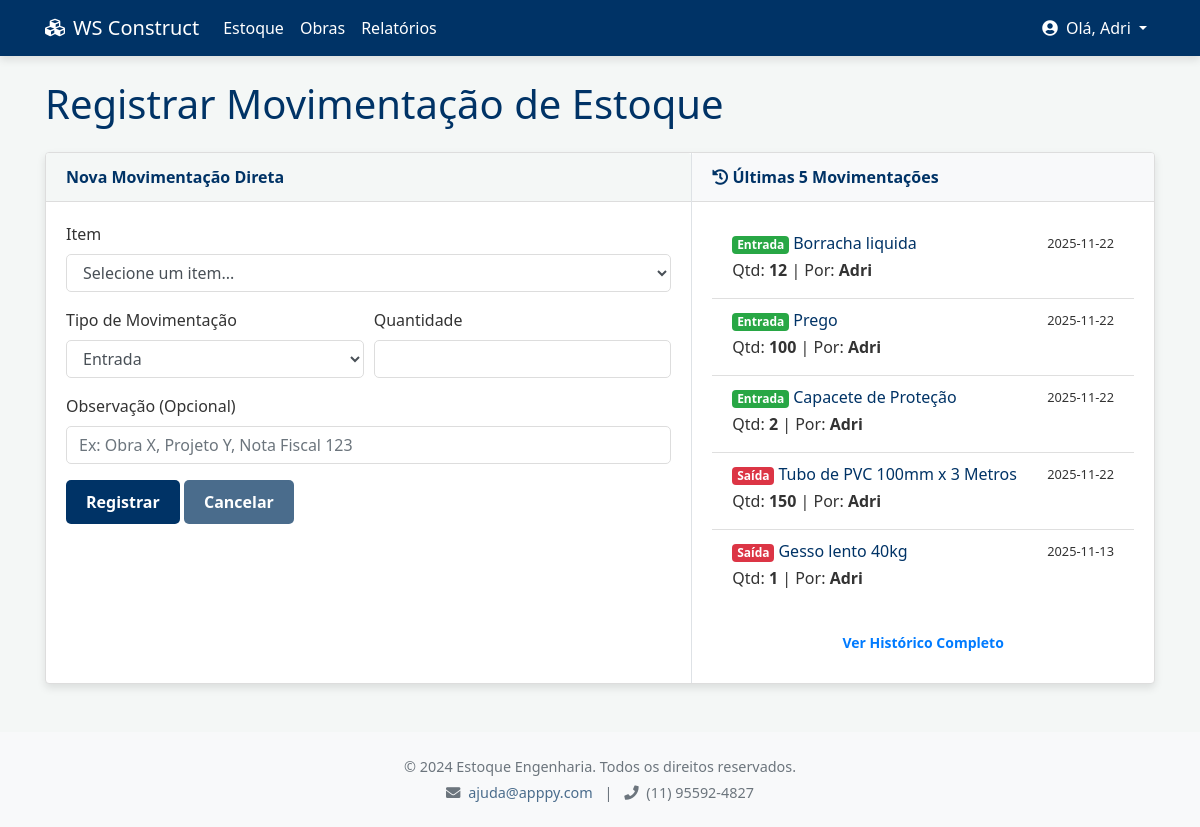
Screenshot of /movimentacao (signed in) with the database file from the repository.
### tables this page shows
CREATE TABLE usuarios (
        id INTEGER PRIMARY KEY AUTOINCREMENT,
        username TEXT UNIQUE NOT NULL,
        password_hash TEXT NOT NULL,
        role TEXT NOT NULL CHECK(role IN ('administracao', 'engenheiro', 'encarregado', 'comercial'))
    );

CREATE TABLE movimentacoes (
        id INTEGER PRIMARY KEY AUTOINCREMENT,
        item_id INTEGER NOT NULL,
        tipo TEXT NOT NULL CHECK(tipo IN ('entrada', 'saida', 'compra')),
        quantidade INTEGER NOT NULL,
        data DATETIME DEFAULT CURRENT_TIMESTAMP,
        usuario_id INTEGER,
        observacao TEXT,
        FOREIGN KEY (item_id) REFERENCES itens_estoque (id),
        FOREIGN KEY (usuario_id) REFERENCES usuarios (id)
    );

CREATE TABLE itens_estoque (
        id INTEGER PRIMARY KEY AUTOINCREMENT,
        nome TEXT UNIQUE NOT NULL,
        descricao_id INTEGER,
        quantidade INTEGER NOT NULL DEFAULT 0,
        preco_unitario REAL,
        FOREIGN KEY (descricao_id) REFERENCES descricoes (id)
    );

### app.py (the view, shortened to what this page needs)
@app.route('/movimentacao', methods=['GET', 'POST'])
def registrar_movimentacao():
    usuario = session.get('usuario')
    if not usuario:
        return redirect(url_for('login'))
    pode_entrar = auth.tem_permissao(usuario['role'], 'registrar_entrada')
    pode_sair = auth.tem_permissao(usuario['role'], 'registrar_saida')
    if not (pode_entrar or pode_sair):
        flash("Você não tem permissão para acessar esta página.", "danger")
        return redirect(url_for('dashboard'))
    itens_estoque = estoque.listar_itens()
    ultimas_movimentacoes = relatorios.get_ultimas_movimentacoes(limit=5)
    return render_template('movimentacao.html', usuario=usuario, itens=itens_estoque, ultimas_movimentacoes=ultimas_movimentacoes, pode_entrar=pode_entrar, pode_sair=pode_sair)

### app.py (called while the page is built)
@app.context_processor
def inject_permissions():
    return dict(PERMISSOES=auth.PERMISSOES)

@app.context_processor
def inject_auth():
    return dict(auth=auth)

@app.context_processor
def inject_notifications():
    if 'usuario' in session and session['usuario']['role'] == 'administracao':
        pedidos_pendentes_count = len(pedidos.listar_pedidos_pendentes())
        return dict(pedidos_pendentes_count=pedidos_pendentes_count)
    return dict(pedidos_pendentes_count=0)

### auth.py (called while the page is built)
def tem_permissao(role: str, acao: str) -> bool:
    permissoes_do_role = PERMISSOES.get(role, [])
    if 'all' in permissoes_do_role:
        return True
    return acao in permissoes_do_role

### database.py (called while the page is built)
def conectar_bd():
    try:
        conn = sqlite3.connect(DB_NAME)
        conn.row_factory = sqlite3.Row  # Permite acessar colunas pelo nome
        return conn
    except sqlite3.Error as e:
        logging.error(f"Erro ao conectar ao banco de dados: {e}")
        return None

### estoque.py (called while the page is built)
def listar_itens():
    conn = conectar_bd()
    if not conn: return []
    cursor = conn.cursor()
    cursor.execute("""
        SELECT i.id, i.nome, i.quantidade, i.preco_unitario, d.nome as descricao
        FROM itens_estoque i
        LEFT JOIN descricoes d ON i.descricao_id = d.id
        ORDER BY i.nome
    """)
    itens = cursor.fetchall()
    conn.close()
    return [dict(item) for item in itens] # Converte para lista de dicionários

### relatorios.py (called while the page is built)
def get_ultimas_movimentacoes(limit=5):
    conn = conectar_bd()
    if not conn:
        return []
    cursor = conn.cursor()
    cursor.execute("""
        SELECT
            m.data,
            i.nome as item_nome,
            m.tipo,
            m.quantidade,
            u.username as usuario_nome
        FROM movimentacoes m
        JOIN itens_estoque i ON m.item_id = i.id
        JOIN usuarios u ON m.usuario_id = u.id
        ORDER BY m.data DESC
        LIMIT ?
    """, (limit,))
    movimentacoes = cursor.fetchall()
    conn.close()
    return [dict(mov) for mov in movimentacoes]

### templates/movimentacao.html (shortened to what this page needs)
{% extends "base.html" %}
{% block content %}
        <h1>Registrar Movimentação de Estoque</h1>
        <div class="card mt-4">
            <div class="row no-gutters">
                <div class="col-md-7 border-right">
                    <div class="card-header">
                        Nova Movimentação Direta
                    </div>
                    <div class="card-body">
                        <form action="{{ url_for('registrar_movimentacao') }}" method="post">
                            <div class="form-group">
                                <label for="item_id">Item</label>
                                <select name="item_id" id="item_id" class="form-control" required>
                                    <option value="" disabled selected>Selecione um item...</option>
                                </select>
                            </div>
                            <div class="form-row">
                                <div class="form-group col-md-6">
                                    <label for="tipo">Tipo de Movimentação</label>
                                    <select name="tipo" id="tipo" class="form-control" required>
                                        {% if pode_entrar %}
                                        <option value="entrada">Entrada</option>
                                        {% endif %}
                                    </select>
                                </div>
                                <div class="form-group col-md-6">
                                    <label for="quantidade">Quantidade</label>
                                    <input type="number" name="quantidade" id="quantidade" class="form-control" min="1" required>
                                </div>
                            </div>
                            <div class="form-group">
                                <label for="observacao">Observação (Opcional)</label>
                                <input type="text" name="observacao" id="observacao" class="form-control" placeholder="Ex: Obra X, Projeto Y, Nota Fiscal 123">
                            </div>
                            <button type="submit" class="btn btn-primary">Registrar</button>
                            <a href="{{ url_for('ver_estoque') }}" class="btn btn-secondary">Cancelar</a>
                        </form>
                    </div>
                </div>
                <div class="col-md-5">
                    <div class="card-header bg-light">
                        <i class="fas fa-history"></i> Últimas 5 Movimentações
                    </div>
                    <div class="card-body">
                        <ul class="list-group list-group-flush">
                            {% for mov in ultimas_movimentacoes %}
                                <li class="list-group-item">
                                    <div class="d-flex w-100 justify-content-between">
                                        <h6 class="mb-1">
                                            {% if mov.tipo == 'entrada' %}
                                                <span class="badge badge-success">Entrada</span>
                                            {% else %}
                                                <span class="badge badge-danger">Saída</span>
                                            {% endif %}
                                            {{ mov.item_nome }}
                                        </h6>
                                        <small>{{ mov.data.split(' ')[0] }}</small>
                                    </div>
                                    <p class="mb-1">Qtd: <strong>{{ mov.quantidade }}</strong> | Por: <strong>{{ mov.usuario_nome }}</strong></p>
                                </li>
                            {% else %}
                                <li class="list-group-item text-muted">Nenhuma movimentação recente.</li>
                            {% endfor %}
                        </ul>
                        <div class="text-center mt-3">
                             <a href="{{ url_for('ver_relatorios') }}" class="btn btn-sm btn-outline-primary">Ver Histórico Completo</a>
                        </div>
                    </div>
                </div>
            </div>
        </div>
{% endblock %}

### templates/base.html (shortened to what this page needs)
<!DOCTYPE html>
<html lang="pt-br">
<head>
    <link rel="stylesheet" href="https://cdnjs.cloudflare.com/ajax/libs/font-awesome/5.15.3/css/all.min.css">
    <link rel="stylesheet" href="https://stackpath.bootstrapcdn.com/bootstrap/4.5.2/css/bootstrap.min.css">
    <link rel="stylesheet" href="{{ url_for('static', filename='css/style.css') }}">
</head>
<body>
    <nav class="navbar navbar-expand-lg navbar-dark">
        <div class="container">
            <a class="navbar-brand" href="{{ url_for('dashboard') }}">
                <i class="fas fa-cubes mr-2"></i>WS Construct</a>
            <div class="collapse navbar-collapse" id="navbarNav">
                <ul class="navbar-nav mr-auto">
                    <li class="nav-item">
                        <a class="nav-link" href="{{ url_for('ver_estoque') }}">Estoque</a>
                    </li>
                    {% if usuario.role != 'administracao' %}
                    <li class="nav-item">
                        <a class="nav-link" href="{{ url_for('listar_obras_public') }}">Obras</a>
                    </li>
                    {% endif %}
                    <li class="nav-item">
                        <a class="nav-link" href="{{ url_for('ver_relatorios') }}">Relatórios</a>
                    </li>
                </ul>
                <div class="navbar-nav">
                    <div class="nav-item dropdown">
                        <a class="nav-link dropdown-toggle" href="#" id="userDropdown" role="button" data-toggle="dropdown" aria-haspopup="true" aria-expanded="false">
                            <i class="fas fa-user-circle mr-1"></i> Olá, {{ usuario.username }}
                        </a>
                    </div>
                </div>
            </div>
        </div>
    </nav>
    <main class="container mt-4">
        {% block content %}{% endblock %}
    </main>
    <footer class="mt-5 py-4 text-center text-muted bg-light">
        <div class="container">
            <p class="mb-1">&copy; 2024 Estoque Engenharia. Todos os direitos reservados.</p>
            <p class="mb-0">
                <i class="fas fa-envelope mr-1"></i>
                <a href="mailto:suporte@estoqueengenharia.com">ajuda@apppy.com</a>
                <span class="mx-2">|</span>
                <i class="fas fa-phone mr-1"></i>
                <span>(11) 95592-4827</span>
            </p>
        </div>
    </footer>
</body>
</html>

### static/css/style.css (style rules this page uses)
:root { --cor-primaria: #003366; --cor-secundaria: #4a6c8c; --cor-fundo: #f4f7f6; --cor-texto: #333333; --cor-borda: #dddddd; --cor-sucesso: #28a745; --cor-perigo: #dc3545; --cor-aviso: #ffc107; --cor-info: #17a2b8; --cor-branco: #ffffff; --sombra-padrao: 0 4px 8px rgba(0, 0, 0, 0.1); }
body { font-family: 'Segoe UI', Tahoma, Geneva, Verdana, sans-serif; background-color: var(--cor-fundo); background-attachment: fixed; color: var(--cor-texto); animation: fadeIn 0.5s ease-in-out; display: flex; flex-direction: column; min-height: 100vh; }
h1, h2, h3, h4, h5, h6 { color: var(--cor-primaria); }
main { flex: 1; }
a { color: var(--cor-secundaria); transition: color 0.3s ease; }
.navbar { background-color: var(--cor-primaria); box-shadow: var(--sombra-padrao); }
.navbar .navbar-brand, .navbar .nav-link { color: var(--cor-branco) !important; transition: opacity 0.3s ease; }
.btn { border-radius: 5px; padding: 10px 20px; font-weight: bold; transition: transform 0.2s ease, box-shadow 0.2s ease; border: none; }
.btn-primary { background-color: var(--cor-primaria); color: var(--cor-branco); }
.btn-secondary { background-color: var(--cor-secundaria); color: var(--cor-branco); }
.form-control { border-radius: 5px; border: 1px solid var(--cor-borda); transition: border-color 0.3s ease, box-shadow 0.3s ease; }
.card { background-color: var(--cor-branco); border: 1px solid var(--cor-borda); color: #333; box-shadow: var(--sombra-padrao); transition: transform 0.3s ease, box-shadow 0.3s ease; animation: fadeIn 0.6s; }
.card-header { background-color: var(--cor-fundo); border-bottom: 1px solid var(--cor-borda); font-weight: bold; color: var(--cor-primaria); }
footer { font-size: 0.9rem; }
footer a { color: var(--cor-secundaria); font-weight: 500; }

### rows the page displays
usuarios: username "Adri"
movimentacoes: tipo "Entrada", item_nome "Borracha liquida", data "2025-11-22", quantidade "12", usuario_nome "Adri"
movimentacoes: tipo "Entrada", item_nome "Prego", data "2025-11-22", quantidade "100", usuario_nome "Adri"
movimentacoes: tipo "Entrada", item_nome "Capacete de Proteção", data "2025-11-22", quantidade "2", usuario_nome "Adri"
movimentacoes: tipo "Saída", item_nome "Tubo de PVC 100mm x 3 Metros", data "2025-11-22", quantidade "150", usuario_nome "Adri"
movimentacoes: tipo "Saída", item_nome "Gesso lento 40kg", data "2025-11-13", quantidade "1", usuario_nome "Adri"
